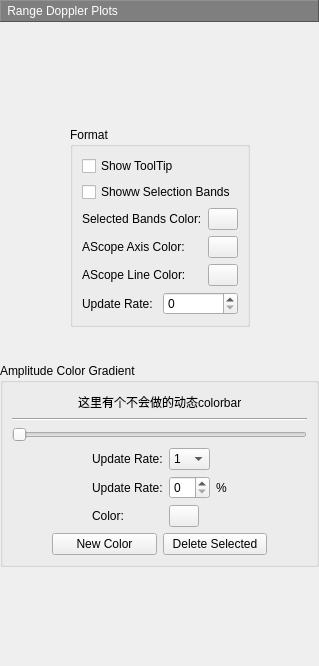
       <widget class="QWidget" name="page_18">
        <layout class="QVBoxLayout" name="verticalLayout_62">
         <property name="leftMargin">
          <number>0</number>
         </property>
         <property name="topMargin">
          <number>0</number>
         </property>
         <property name="rightMargin">
          <number>0</number>
         </property>
         <property name="bottomMargin">
          <number>0</number>
         </property>
         <item>
          <widget class="QLabel" name="label_194">
           <property name="minimumSize">
            <size>
             <width>0</width>
             <height>22</height>
            </size>
           </property>
           <property name="styleSheet">
            <string notr="true">color: rgb(255, 255, 255);
background-color: rgb(127, 127, 127);</string>
           </property>
           <property name="frameShape">
            <enum>QFrame::Panel</enum>
           </property>
           <property name="frameShadow">
            <enum>QFrame::Raised</enum>
           </property>
           <property name="text">
            <string> Range Doppler Plots</string>
           </property>
          </widget>
         </item>
         <item>
          <spacer name="verticalSpacer_26">
           <property name="orientation">
            <enum>Qt::Vertical</enum>
           </property>
           <property name="sizeHint" stdset="0">
            <size>
             <width>20</width>
             <height>99</height>
            </size>
           </property>
          </spacer>
         </item>
         <item>
          <layout class="QHBoxLayout" name="horizontalLayout_135">
           <item>
            <spacer name="horizontalSpacer_102">
             <property name="orientation">
              <enum>Qt::Horizontal</enum>
             </property>
             <property name="sizeHint" stdset="0">
              <size>
               <width>40</width>
               <height>20</height>
              </size>
             </property>
            </spacer>
           </item>
           <item>
            <widget class="QGroupBox" name="groupBox_40">
             <property name="title">
              <string>Format</string>
             </property>
             <layout class="QVBoxLayout" name="verticalLayout_61">
              <item>
               <widget class="QCheckBox" name="checkBox_38">
                <property name="text">
                 <string>Show ToolTip</string>
                </property>
               </widget>
              </item>
              <item>
               <widget class="QCheckBox" name="checkBox_39">
                <property name="text">
                 <string>Showw Selection Bands</string>
                </property>
               </widget>
              </item>
              <item>
               <layout class="QHBoxLayout" name="horizontalLayout_131">
                <item>
                 <widget class="QLabel" name="label_158">
                  <property name="text">
                   <string>Selected Bands Color:</string>
                  </property>
                 </widget>
                </item>
                <item>
                 <widget class="ColorButton" name="pushButton_93">
                  <property name="maximumSize">
                   <size>
                    <width>30</width>
                    <height>30</height>
                   </size>
                  </property>
                  <property name="text">
                   <string/>
                  </property>
                 </widget>
                </item>
               </layout>
              </item>
              <item>
               <layout class="QHBoxLayout" name="horizontalLayout_132">
                <item>
                 <widget class="QLabel" name="label_160">
                  <property name="text">
                   <string>AScope Axis Color:</string>
                  </property>
                 </widget>
                </item>
                <item>
                 <widget class="ColorButton" name="pushButton_94">
                  <property name="maximumSize">
                   <size>
                    <width>30</width>
                    <height>30</height>
                   </size>
                  </property>
                  <property name="text">
                   <string/>
                  </property>
                 </widget>
                </item>
               </layout>
              </item>
              <item>
               <layout class="QHBoxLayout" name="horizontalLayout_133">
                <item>
                 <widget class="QLabel" name="label_161">
                  <property name="text">
                   <string>AScope Line Color:</string>
                  </property>
                 </widget>
                </item>
                <item>
                 <widget class="ColorButton" name="pushButton_95">
                  <property name="maximumSize">
                   <size>
                    <width>30</width>
                    <height>30</height>
                   </size>
                  </property>
                  <property name="text">
                   <string/>
                  </property>
                 </widget>
                </item>
               </layout>
              </item>
              <item>
               <layout class="QHBoxLayout" name="horizontalLayout_134">
                <item>
                 <widget class="QLabel" name="label_159">
                  <property name="text">
                   <string>Update Rate:</string>
                  </property>
                 </widget>
                </item>
                <item>
                 <widget class="QSpinBox" name="spinBox_38"/>
                </item>
               </layout>
              </item>
             </layout>
            </widget>
           </item>
           <item>
            <spacer name="horizontalSpacer_103">
             <property name="orientation">
              <enum>Qt::Horizontal</enum>
             </property>
             <property name="sizeHint" stdset="0">
              <size>
               <width>40</width>
               <height>20</height>
              </size>
             </property>
            </spacer>
           </item>
          </layout>
         </item>
         <item>
          <spacer name="verticalSpacer_24">
           <property name="orientation">
            <enum>Qt::Vertical</enum>
           </property>
           <property name="sizeType">
            <enum>QSizePolicy::Minimum</enum>
           </property>
           <property name="sizeHint" stdset="0">
            <size>
             <width>20</width>
             <height>30</height>
            </size>
           </property>
          </spacer>
         </item>
         <item>
          <widget class="QGroupBox" name="groupBox_39">
           <property name="title">
            <string>Amplitude Color Gradient</string>
           </property>
           <layout class="QVBoxLayout" name="verticalLayout_60">
            <item>
             <layout class="QHBoxLayout" name="horizontalLayout_125">
              <item>
               <spacer name="horizontalSpacer_97">
                <property name="orientation">
                 <enum>Qt::Horizontal</enum>
                </property>
                <property name="sizeHint" stdset="0">
                 <size>
                  <width>40</width>
                  <height>20</height>
                 </size>
                </property>
               </spacer>
              </item>
              <item>
               <widget class="QLabel" name="label_153">
                <property name="text">
                 <string>这里有个不会做的动态colorbar</string>
                </property>
               </widget>
              </item>
              <item>
               <spacer name="horizontalSpacer_98">
                <property name="orientation">
                 <enum>Qt::Horizontal</enum>
                </property>
                <property name="sizeHint" stdset="0">
                 <size>
                  <width>40</width>
                  <height>20</height>
                 </size>
                </property>
               </spacer>
              </item>
             </layout>
            </item>
            <item>
             <widget class="Line" name="line_3">
              <property name="orientation">
               <enum>Qt::Horizontal</enum>
              </property>
             </widget>
            </item>
            <item>
             <widget class="QSlider" name="horizontalSlider_2">
              <property name="orientation">
               <enum>Qt::Horizontal</enum>
              </property>
             </widget>
            </item>
            <item>
             <layout class="QHBoxLayout" name="horizontalLayout_46">
              <item>
               <spacer name="horizontalSpacer_24">
                <property name="orientation">
                 <enum>Qt::Horizontal</enum>
                </property>
                <property name="sizeHint" stdset="0">
                 <size>
                  <width>40</width>
                  <height>20</height>
                 </size>
                </property>
               </spacer>
              </item>
              <item>
               <layout class="QVBoxLayout" name="verticalLayout_59">
                <item>
                 <layout class="QHBoxLayout" name="horizontalLayout_45">
                  <item>
                   <spacer name="horizontalSpacer_99">
                    <property name="orientation">
                     <enum>Qt::Horizontal</enum>
                    </property>
                    <property name="sizeHint" stdset="0">
                     <size>
                      <width>40</width>
                      <height>20</height>
                     </size>
                    </property>
                   </spacer>
                  </item>
                  <item>
                   <layout class="QGridLayout" name="gridLayout_16">
                    <item row="0" column="0">
                     <widget class="QLabel" name="label_154">
                      <property name="text">
                       <string>Update Rate:</string>
                      </property>
                     </widget>
                    </item>
                    <item row="0" column="1">
                     <widget class="QComboBox" name="comboBox_23">
                      <item>
                       <property name="text">
                        <string>1</string>
                       </property>
                      </item>
                      <item>
                       <property name="text">
                        <string>2</string>
                       </property>
                      </item>
                      <item>
                       <property name="text">
                        <string>3</string>
                       </property>
                      </item>
                      <item>
                       <property name="text">
                        <string>4</string>
                       </property>
                      </item>
                      <item>
                       <property name="text">
                        <string>5</string>
                       </property>
                      </item>
                     </widget>
                    </item>
                    <item row="1" column="0">
                     <widget class="QLabel" name="label_155">
                      <property name="text">
                       <string>Update Rate:</string>
                      </property>
                     </widget>
                    </item>
                    <item row="1" column="1">
                     <widget class="QSpinBox" name="spinBox_36"/>
                    </item>
                    <item row="1" column="2">
                     <widget class="QLabel" name="label_156">
                      <property name="text">
                       <string>%</string>
                      </property>
                     </widget>
                    </item>
                    <item row="2" column="0">
                     <widget class="QLabel" name="label_157">
                      <property name="text">
                       <string>Color:</string>
                      </property>
                     </widget>
                    </item>
                    <item row="2" column="1">
                     <widget class="ColorButton" name="pushButton_90">
                      <property name="maximumSize">
                       <size>
                        <width>30</width>
                        <height>30</height>
                       </size>
                      </property>
                      <property name="text">
                       <string/>
                      </property>
                     </widget>
                    </item>
                   </layout>
                  </item>
                  <item>
                   <spacer name="horizontalSpacer_101">
                    <property name="orientation">
                     <enum>Qt::Horizontal</enum>
                    </property>
                    <property name="sizeHint" stdset="0">
                     <size>
                      <width>40</width>
                      <height>20</height>
                     </size>
                    </property>
                   </spacer>
                  </item>
                 </layout>
                </item>
                <item>
                 <layout class="QHBoxLayout" name="horizontalLayout_37" stretch="1,1">
                  <item>
                   <widget class="QPushButton" name="pushButton_91">
                    <property name="sizePolicy">
                     <sizepolicy hsizetype="Expanding" vsizetype="Fixed">
                      <horstretch>0</horstretch>
                      <verstretch>0</verstretch>
                     </sizepolicy>
                    </property>
                    <property name="text">
                     <string>New Color</string>
                    </property>
                   </widget>
                  </item>
                  <item>
                   <widget class="QPushButton" name="pushButton_92">
                    <property name="text">
                     <string>Delete Selected</string>
                    </property>
                   </widget>
                  </item>
                 </layout>
                </item>
               </layout>
              </item>
              <item>
               <spacer name="horizontalSpacer_25">
                <property name="orientation">
                 <enum>Qt::Horizontal</enum>
                </property>
                <property name="sizeHint" stdset="0">
                 <size>
                  <width>40</width>
                  <height>20</height>
                 </size>
                </property>
               </spacer>
              </item>
             </layout>
            </item>
           </layout>
          </widget>
         </item>
         <item>
          <spacer name="verticalSpacer_25">
           <property name="orientation">
            <enum>Qt::Vertical</enum>
           </property>
           <property name="sizeHint" stdset="0">
            <size>
             <width>20</width>
             <height>99</height>
            </size>
           </property>
          </spacer>
         </item>
        </layout>
       </widget>
